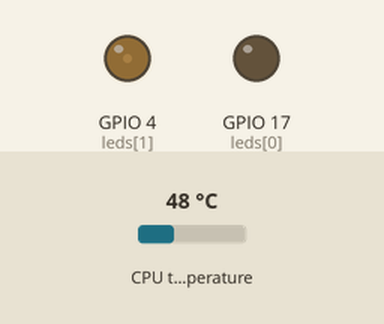
Recording of a program running on a simulated Raspberry Pi (BCM pin numbers). Parts: output pins drawn as LEDs (lit = HIGH). The inputs (shaded band) are chosen by the test bench; at power-on: CPU temperature 48 °C.

Above: at 1.2 s.
1.3 s: CPU temperature set to 31 °C
At 2.5 s:
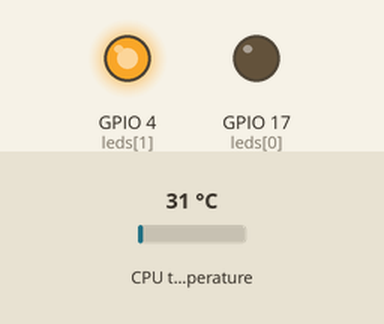
2.8 s: CPU temperature set to 44 °C
At 3.5 s:
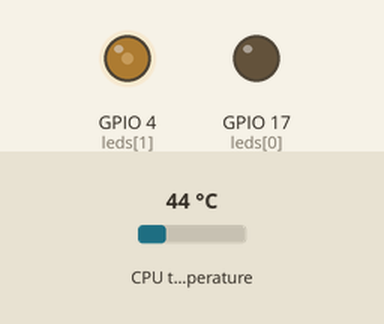
4.3 s: CPU temperature set to 58 °C
At 5.5 s:
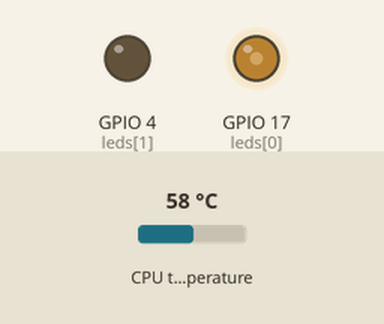
5.8 s: CPU temperature set to 71 °C
At 7.0 s:
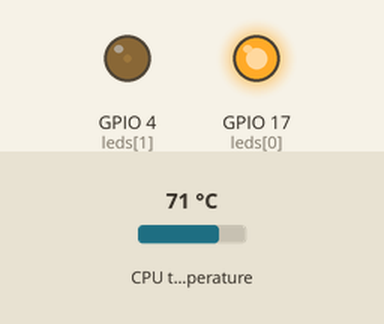
7.3 s: CPU temperature set to 84 °C
At 8.1 s:
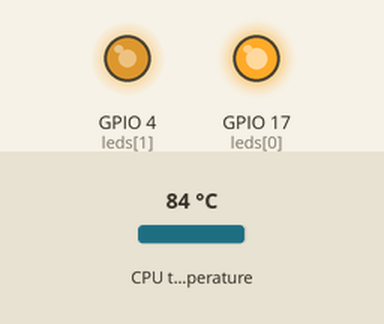
Timing chart, 0 to 9.8 s (numbered marks = the images above; inputs shaded):
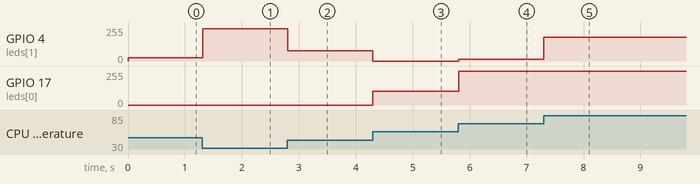

The program:

cpu.py
```python
from __future__ import division
from gpiozero import LEDBarGraph, CPUTemperature
from signal import pause

cpu = CPUTemperature(min_temp=50, max_temp=90)
leds = LEDBarGraph(17, 4, pwm=True)

leds.source = cpu

pause()
```

Measured:
- after the input at 1.3 s, GPIO 4 (leds[1]): 26/255 → 242/255 at once
- after the input at 2.8 s, GPIO 4 (leds[1]): 242/255 → 77/255 at once
- after the input at 4.3 s, GPIO 4 (leds[1]): 77/255 → 0/255 at once; GPIO 17 (leds[0]): 0/255 → 102/255 at once
- after the input at 5.8 s, GPIO 4 (leds[1]): 0/255 → 13/255 at once; GPIO 17 (leds[0]): 102/255 → 255/255 at once
- after the input at 7.3 s, GPIO 4 (leds[1]): 13/255 → 179/255 at once
